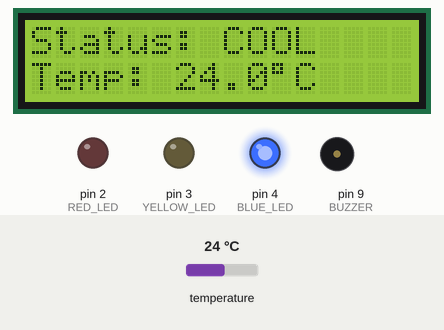
The sketch below on a simulated Arduino Nano, built with avr-gcc and run on an emulated ATmega328P. Parts: 16×2 character LCD, output pins drawn as LEDs (lit = HIGH), buzzer (waves = sounding). The inputs (shaded band) are chosen by the test bench; at power-on: temperature 24 °C. What the sketch prints to the serial monitor is not drawn.

Above: at 3.6 s.
3.7 s: temperature set to 24.5 °C
At 5.3 s:
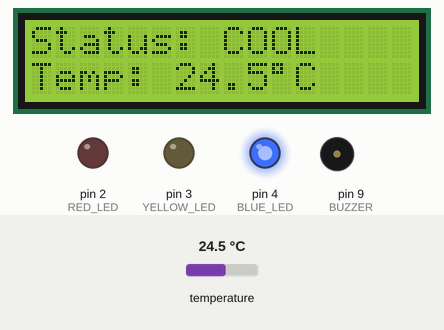
5.8 s: temperature set to 25.7 °C
At 8.1 s:
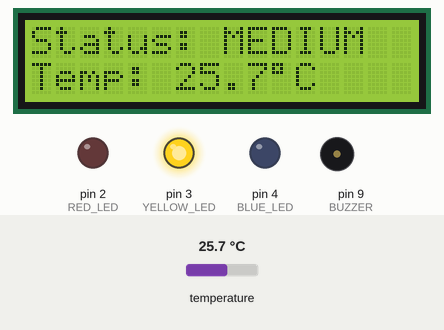
8.4 s: temperature set to 34.5 °C
At 10.2 s:
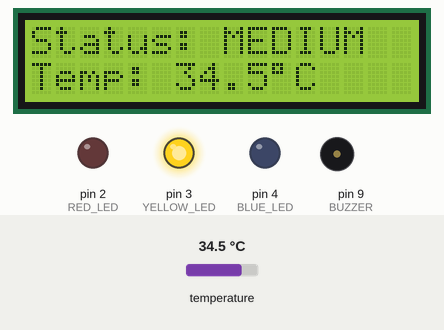
11.0 s: temperature set to 35.4 °C
At 13.1 s:
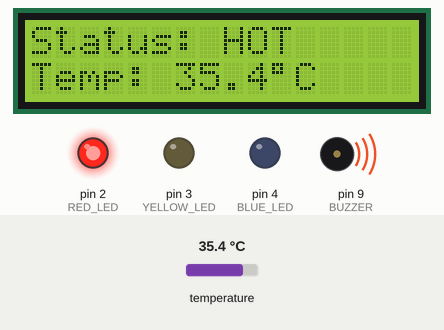
15.7 s: temperature set to 24 °C
At 17.1 s:
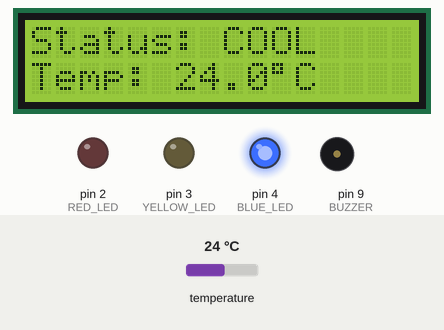
Timing chart, 0 to 18.5 s (numbered marks = the images above; inputs shaded):
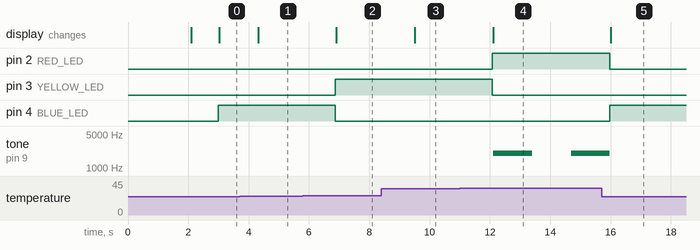

The sketch:

temperature_monitor.ino
```cpp
#include <Wire.h>
#include <OneWire.h>
#include <DallasTemperature.h>
#include <LiquidCrystal_I2C.h>

// =====================================================
// PIN DEFINITIONS
// =====================================================

#define RED_LED       2
#define YELLOW_LED    3
#define BLUE_LED      4

#define TEMP_SENSOR   5

#define BUZZER        9

// Nano I2C:
// SDA = A4
// SCL = A5

// =====================================================
// TEMPERATURE LIMITS
// =====================================================

#define COOL_LIMIT 25.0
#define HOT_LIMIT  35.0

// =====================================================
// BUZZER TIMING
// =====================================================

#define BEEP_ON_TIME  500
#define BEEP_OFF_TIME 500

// =====================================================
// OBJECTS
// =====================================================

OneWire oneWire(TEMP_SENSOR);
DallasTemperature sensors(&oneWire);

LiquidCrystal_I2C lcd(0x27, 16, 2);

// =====================================================
// VARIABLES
// =====================================================

float temperature = 0.0;

bool buzzerState = false;

unsigned long lastBuzzerChange = 0;

// =====================================================
// SETUP
// =====================================================

void setup()
{
  // Serial Monitor
  Serial.begin(9600);

  // LED pins
  pinMode(RED_LED, OUTPUT);
  pinMode(YELLOW_LED, OUTPUT);
  pinMode(BLUE_LED, OUTPUT);

  // Buzzer
  pinMode(BUZZER, OUTPUT);

  // Turn everything OFF
  digitalWrite(RED_LED, LOW);
  digitalWrite(YELLOW_LED, LOW);
  digitalWrite(BLUE_LED, LOW);

  noTone(BUZZER);

  // ===================================================
  // LCD
  // ===================================================

  Wire.begin();

  // Your legacy LiquidCrystal_I2C library
  lcd.begin();
  lcd.backlight();

  lcd.clear();

  lcd.setCursor(0, 0);
  lcd.print("TEMP MONITOR");

  lcd.setCursor(0, 1);
  lcd.print("Starting...");

  delay(2000);

  lcd.clear();

  // ===================================================
  // DS18B20
  // ===================================================

  sensors.begin();

  // ===================================================
  // SERIAL HEADER
  // ===================================================

  Serial.println();
  Serial.println("==============================");
  Serial.println("  ARDUINO NANO TEMP MONITOR");
  Serial.println("==============================");
  Serial.println("Blue   = COOL");
  Serial.println("Yellow = MEDIUM");
  Serial.println("Red    = HOT");
  Serial.println("==============================");
}

// =====================================================
// LOOP
// =====================================================

void loop()
{
  // ===================================================
  // READ TEMPERATURE
  // ===================================================

  sensors.requestTemperatures();

  temperature = sensors.getTempCByIndex(0);

  // ===================================================
  // SENSOR ERROR
  // ===================================================

  if (temperature == DEVICE_DISCONNECTED_C)
  {
    Serial.println("ERROR: DS18B20 DISCONNECTED!");

    lcd.setCursor(0, 0);
    lcd.print("SENSOR ERROR!   ");

    lcd.setCursor(0, 1);
    lcd.print("CHECK DS18B20   ");

    digitalWrite(RED_LED, LOW);
    digitalWrite(YELLOW_LED, LOW);
    digitalWrite(BLUE_LED, LOW);

    noTone(BUZZER);

    buzzerState = false;

    delay(1000);

    return;
  }

  // ===================================================
  // SERIAL TEMPERATURE
  // ===================================================

  Serial.print("Temperature: ");
  Serial.print(temperature, 2);
  Serial.print(" C");

  // ===================================================
  // COOL
  // ===================================================

  if (temperature < COOL_LIMIT)
  {
    // Blue ON
    digitalWrite(BLUE_LED, HIGH);

    // Other LEDs OFF
    digitalWrite(YELLOW_LED, LOW);
    digitalWrite(RED_LED, LOW);

    // Buzzer OFF
    noTone(BUZZER);
    buzzerState = false;

    // LCD
    lcd.setCursor(0, 0);
    lcd.print("Status: COOL    ");

    lcd.setCursor(0, 1);
    lcd.print("Temp: ");
    lcd.print(temperature, 1);
    lcd.print((char)223);
    lcd.print("C      ");

    Serial.println(" | Status: COOL");
  }

  // ===================================================
  // MEDIUM
  // ===================================================

  else if (temperature < HOT_LIMIT)
  {
    // Yellow ON
    digitalWrite(YELLOW_LED, HIGH);

    // Other LEDs OFF
    digitalWrite(BLUE_LED, LOW);
    digitalWrite(RED_LED, LOW);

    // Buzzer OFF
    noTone(BUZZER);
    buzzerState = false;

    // LCD
    lcd.setCursor(0, 0);
    lcd.print("Status: MEDIUM  ");

    lcd.setCursor(0, 1);
    lcd.print("Temp: ");
    lcd.print(temperature, 1);
    lcd.print((char)223);
    lcd.print("C      ");

    Serial.println(" | Status: MEDIUM");
  }

  // ===================================================
  // HOT
  // ===================================================

  else
  {
    // Red ON
    digitalWrite(RED_LED, HIGH);

    // Other LEDs OFF
    digitalWrite(BLUE_LED, LOW);
    digitalWrite(YELLOW_LED, LOW);

    // LCD
    lcd.setCursor(0, 0);
    lcd.print("Status: HOT     ");

    lcd.setCursor(0, 1);
    lcd.print("Temp: ");
    lcd.print(temperature, 1);
    lcd.print((char)223);
    lcd.print("C      ");

    Serial.println(" | Status: HOT");
  }

  // ===================================================
  // CONTINUOUS BEEP-BEEP FOR HOT
  // ===================================================

  if (temperature >= HOT_LIMIT)
  {
    // Start beep
    if (!buzzerState)
    {
      tone(BUZZER, 2000);

      buzzerState = true;
      lastBuzzerChange = millis();
    }

    // Stop beep
    else if (millis() - lastBuzzerChange >= BEEP_ON_TIME)
    {
      noTone(BUZZER);

      buzzerState = false;
      lastBuzzerChange = millis();
    }

    // Start next beep
    if (!buzzerState &&
        millis() - lastBuzzerChange >= BEEP_OFF_TIME)
    {
      tone(BUZZER, 2000);

      buzzerState = true;
      lastBuzzerChange = millis();
    }
  }
  else
  {
    noTone(BUZZER);
    buzzerState = false;
  }

  delay(500);
}
```

Measured:
- the behaviour switches between 24.9 and 25 °C on temperature (found by bisection; images 1 and 2)
- the behaviour switches between 34.9 and 35 °C on temperature (found by bisection; images 3 and 4)
- after the input at 3.7 s, the display: changes after 0.62 s (image 1)
- after the input at 5.8 s, pin 3 (YELLOW_LED): LOW → HIGH after 1.1 s; pin 4 (BLUE_LED): HIGH → LOW after 1.1 s; the display: changes after 1.1 s (image 2)
- after the input at 8.4 s, the display: changes after 1.1 s (image 3)
- after the input at 11.0 s, pin 2 (RED_LED): LOW → HIGH after 1.1 s; pin 3 (YELLOW_LED): HIGH → LOW after 1.1 s; tone on pin 9 (BUZZER): silent → 2000 Hz after 1.1 s, → silent 1.3 s later, → 2000 Hz 1.3 s later; the display: changes after 1.1 s (image 4)
- after the input at 15.7 s, pin 2 (RED_LED): HIGH → LOW after 0.26 s; pin 4 (BLUE_LED): LOW → HIGH after 0.26 s; tone on pin 9 (BUZZER): goes on until 16.0 s, then stays silent; the display: changes after 0.30 s (image 5)
